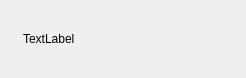
<?xml version="1.0" encoding="UTF-8"?>
<ui version="4.0">
 <class>Form</class>
 <widget class="QWidget" name="Form">
  <property name="geometry">
   <rect>
    <x>0</x>
    <y>0</y>
    <width>246</width>
    <height>78</height>
   </rect>
  </property>
  <property name="windowTitle">
   <string>Form</string>
  </property>
  <property name="windowIcon">
   <iconset>
    <normaloff>src/img/QIcon.png</normaloff>src/img/QIcon.png</iconset>
  </property>
  <layout class="QGridLayout" name="gridLayout">
   <item row="0" column="0">
    <widget class="QLabel" name="label">
     <property name="minimumSize">
      <size>
       <width>200</width>
       <height>50</height>
      </size>
     </property>
     <property name="maximumSize">
      <size>
       <width>200</width>
       <height>50</height>
      </size>
     </property>
     <property name="text">
      <string>TextLabel</string>
     </property>
    </widget>
   </item>
  </layout>
 </widget>
 <resources/>
 <connections/>
</ui>
